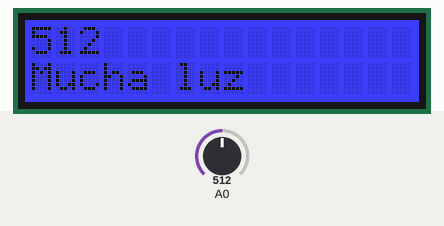
Recording of a sketch running on a simulated Arduino Uno, built with avr-gcc and run on an emulated ATmega328P. Shown: 16×2 character LCD. Inputs (shaded band) come from the test bench; at power-on: A0 = 512.

Above: at 1.2 s.
1.3 s: A0 set to 416
At 2.5 s:
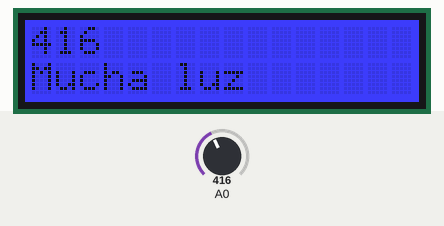
3.6 s: A0 set to 384
At 4.9 s:
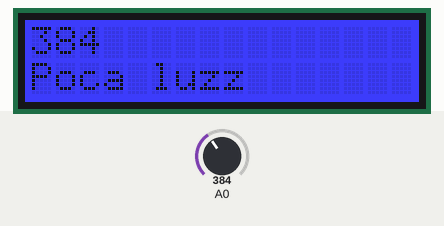
5.6 s: A0 set to 410
At 7.4 s:
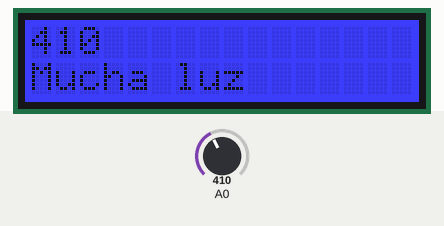
Timing chart, 0 to 8.9 s (numbered marks = the images above; inputs shaded):
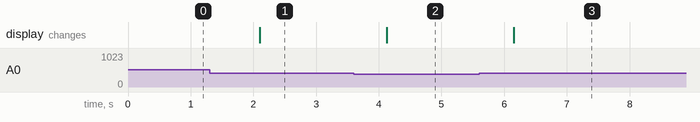

The sketch:

grovekit.ino
```cpp
#include <Wire.h>
#include "rgb_lcd.h"

const int colorR = 0;
const int colorG = 0;
const int colorB = 255;
int thresholdvalue=400;       //the threshold to turn on or off the LED

rgb_lcd lcd;

void setup()
{
  // set up the LCD's number of columns and rows: cols, rows
    lcd.begin(16, 2);

    lcd.setRGB(colorR, colorG, colorB);
     // Print a message to the LCD.
}

void loop()
{
  lcd.setCursor(0, 1);
  int sensorValue = analogRead(0); //the light sensor is attached to analog 0
    if(sensorValue>thresholdvalue)
    {
        lcd.print("Mucha luz");
        lcd.setCursor(0,0);
        lcd.print(sensorValue);
    }
    else
    { lcd.print("Poca luz");
        lcd.setCursor(0,0);
        lcd.print(sensorValue);

    }

    delay(1000);
}
```

Measured:
- the behaviour switches between 401 and 400 on A0 (found by bisection; images 1 and 2)
- after the input at 1.3 s, the display: changes after 0.80 s (image 1)
- after the input at 3.6 s, the display: changes after 0.53 s (image 2)
- after the input at 5.6 s, the display: changes after 0.55 s (image 3)
